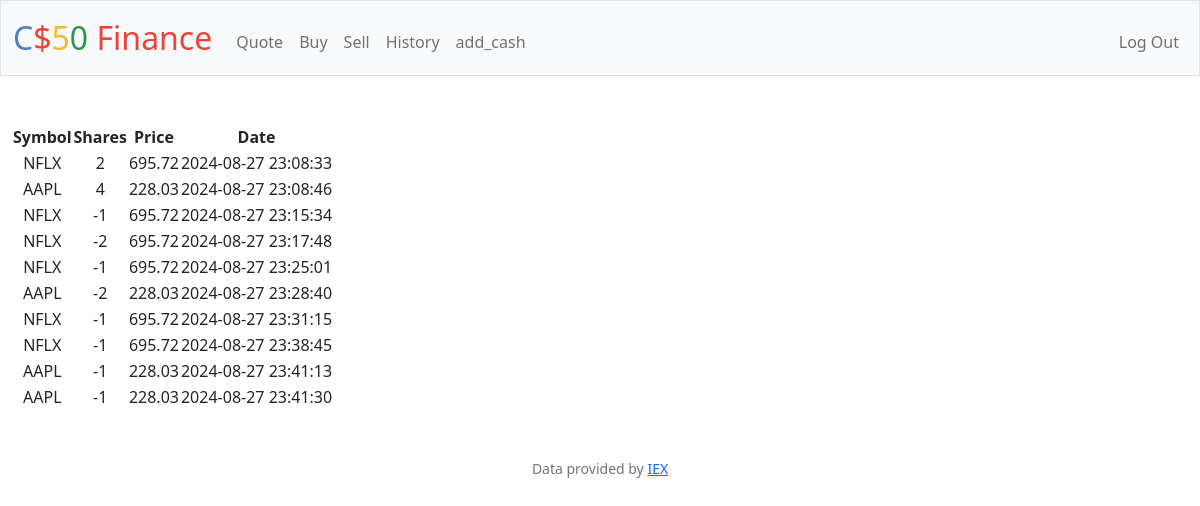
The app's page /history (signed in) with its own data.
### tables this page shows
CREATE TABLE transactions (
id int,
user_id int,
symbol text,
shares int,
price float,
date timestamp
);

### app.py (the view)
@app.route("/history")
@login_required
def history():
    user_id = session["user_id"]
    transaction_db = db.execute("SELECT * FROM transactions WHERE user_id=?", user_id)
    return render_template("history.html", transactions=transaction_db)

### app.py (called while the page is built)
@app.after_request
def after_request(response):
    response.headers["Cache-Control"] = "no-cache, no-store, must-revalidate"
    response.headers["Expires"] = 0
    response.headers["Pragma"] = "no-cache"
    return response

### helpers.py (called while the page is built)
def login_required(f):
    @wraps(f)
    def decorated_function(*args, **kwargs):
        if session.get("user_id") is None:
            return redirect("/login")
        return f(*args, **kwargs)
    return decorated_function

### templates/history.html
{% extends "layout.html" %}
{% block main %}
<table>
    <thead>
        <tr>
            <th>Symbol</th>
            <th>Shares</th>
            <th>Price</th>
            <th>Date</th>
        </tr>
    </thead>
    <tbody>
        {% for row in transactions %}
            <tr>
                <td>{{row["symbol"]}}</td>
                <td>{{row["shares"]}}</td>
                <td>{{row["price"]}}</td>
                <td>{{row["date"]}}</td>
            </tr>
            {% endfor %}
    </tbody>
</table>
{% endblock %}

### records on screen
transactions: symbol "NFLX", shares "2", price "695.72", date "2024-08-27 23:08:33"
transactions: symbol "AAPL", shares "4", price "228.03", date "2024-08-27 23:08:46"
transactions: symbol "NFLX", shares "-1", price "695.72", date "2024-08-27 23:15:34"
transactions: symbol "NFLX", shares "-2", price "695.72", date "2024-08-27 23:17:48"
transactions: symbol "NFLX", shares "-1", price "695.72", date "2024-08-27 23:25:01"
transactions: symbol "AAPL", shares "-2", price "228.03", date "2024-08-27 23:28:40"
transactions: symbol "NFLX", shares "-1", price "695.72", date "2024-08-27 23:31:15"
transactions: symbol "NFLX", shares "-1", price "695.72", date "2024-08-27 23:38:45"
transactions: symbol "AAPL", shares "-1", price "228.03", date "2024-08-27 23:41:13"
transactions: symbol "AAPL", shares "-1", price "228.03", date "2024-08-27 23:41:30"
